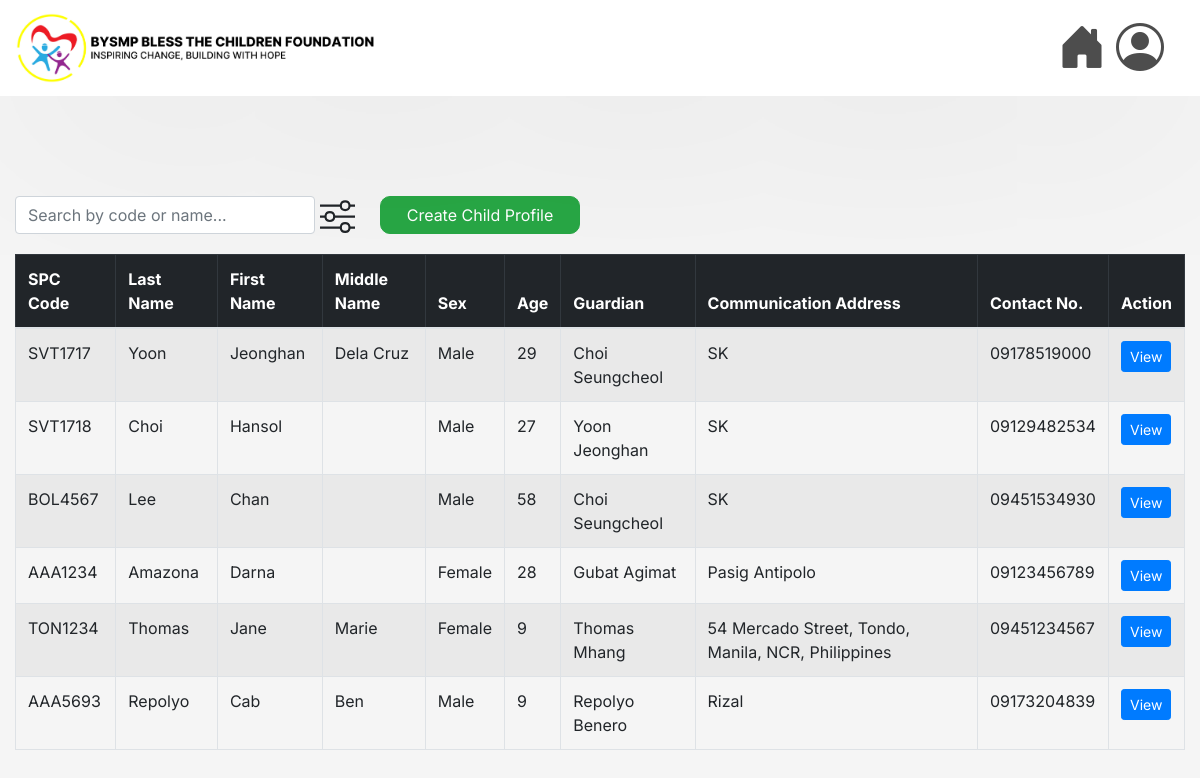
The app's page /, older data.
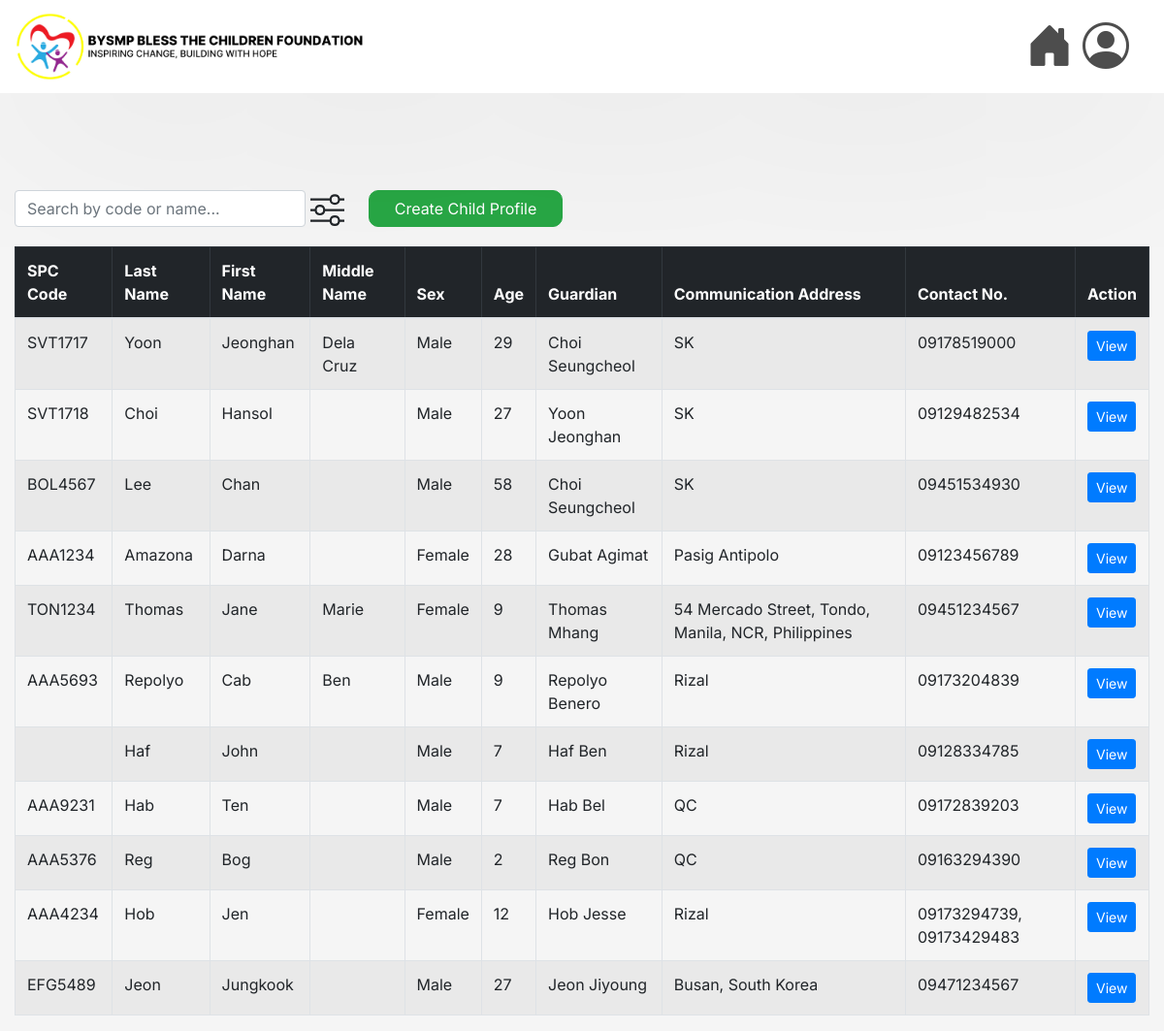
The same page, newer data.
### msys42app/models.py (models this page shows, shortened)
class Child(models.Model):
    code = models.CharField(max_length=7, validators=[RegexValidator(regex=r'^[A-Za-z]{3}\d{4}$')], unique=True, null=False, blank=False)
    lastname = models.CharField(max_length=25, null=False, blank=False)
    firstname = models.CharField(max_length=50, null=False, blank=False)
    middlename = models.CharField(max_length=25, null=True)
    sex = models.CharField(max_length=6, choices=[('Male', 'Male'), ('Female', 'Female')], null=False, blank=False)
    birth = models.DateField(null=False, blank=False)
    blood_group = models.CharField(max_length=3, blank=True, null=True)
    address = models.TextField(max_length=255, null=False, blank=False)
    philhealth_number = models.CharField(max_length=14, validators=[MinLengthValidator(14)], blank=True, null=True)
    fourps_number = models.CharField(max_length=20, blank=True, null=True)
    guardian_lastname = models.CharField(max_length=25, null=False, blank=False)
    guardian_firstname = models.CharField(max_length=50, null=False, blank=False)
    guardian_middlename = models.CharField(max_length=25, null=True, blank=True)
    guardian_relationship = models.CharField(max_length=25, null=False, blank=False)
    guardian_sex = models.CharField(max_length=6, choices=[('Male', 'Male'), ('Female', 'Female')], null=False, blank=False)
    age = models.IntegerField(null=False, blank=False)

class ContactNumber(models.Model):
    child = models.ForeignKey(Child, on_delete=models.CASCADE, related_name="phone_numbers")
    number = models.CharField(max_length=11)

### msys42app/views.py (the view)
# urls.py: 2. Add a URL to urlpatterns:  path('', views.home, name='home')
def home(request):
    query = request.GET.get('q', '')
    if query:
        children = Child.objects.filter(
            Q(code__icontains=query) |
            Q(lastname__icontains=query) |
            Q(firstname__icontains=query) |
            Q(middlename__icontains=query)
        )
    else:
        children = Child.objects.all()
    numbers = ContactNumber.objects.all()
    is_ajax = request.headers.get('X-Requested-With') == 'XMLHttpRequest'
    return render(request, 'msys42app/home.html', {
        'children': children,
        'contacts': numbers,
        'search_query': query,
        'is_ajax': is_ajax
    })

### msys42app/templates/msys42app/home.html (shortened to what this page needs)
{% extends 'msys42app/base.html' %}
{% load static %}
{% block content %}
<div class="container-fluid pt-100 pb-20">
    <div class="d-flex align-items-center">
        <div class="search-container">
            <input type="text" id="searchInput" class="form-control search-input" placeholder="Search by code or name..." value="{{ search_query }}">
        </div>
        <a class="btn btn-success create-btn" href="{% url 'create_child_profile' %}">Create Child Profile</a>
    </div>
</div>
<div class="container-fluid">
    <table class="table table-bordered table-striped text-left">
        <thead class="table-dark">
            <tr>
                <th>SPC Code</th>
                <th>Last Name</th>
                <th>First Name</th>
                <th>Middle Name</th>
                <th>Sex</th>
                <th>Age</th>
                <th>Guardian</th>
                <th>Communication Address</th>
                <th>Contact No.</th>
                <th>Action</th>
            </tr>
        </thead>
        <tbody id="childrenTableBody">
            {% for child in children %}
            <tr>
                <td>{{ child.code }}</td>
                <td>{{ child.lastname }}</td>
                <td>{{ child.firstname }}</td>
                <td>{{ child.middlename }}</td>
                <td>{{ child.sex }}</td>
                <td>{{ child.age }}</td>
                <td>{{ child.guardian_lastname }} {{ child.guardian_firstname }}</td>
                <td>{{ child.address }}</td>
                <td>
                    {% for number in child.phone_numbers.all %}
                        {{ number.number }}{% if not forloop.last %}, {% endif %}
                    {% endfor %}
                </td>
                <td>
                    <a class="btn btn-primary btn-sm" href="{% url 'view_child_profile' pk=child.pk%}">View</a>
                </td>
            </tr>
            {% endfor %}
        </tbody>
    </table>
</div>
{% endblock %}

### msys42app/templates/msys42app/base.html (shortened to what this page needs)
<!doctype html>
{% load static %}
<html lang="en">
  <head>
    <link rel="stylesheet" href="https://cdn.jsdelivr.net/npm/bootstrap@4.0.0/dist/css/bootstrap.min.css">
    <link rel="stylesheet" href="https://cdn.jsdelivr.net/npm/bootstrap-icons/font/bootstrap-icons.css">
    <link rel="stylesheet" href="{% static 'style.css' %}">
  </head>
  <body style="background-color: #f5f5f5; font-family: 'Inter', sans-serif;">
    <nav class="navbar navbar-light bg-white container-fluid d-flex justify-content-between" style="position: sticky;">
      <a class="navbar-brand" href="#">
        <img src="{% static 'logo_with_text.png' %}" height="70" alt="Logo">
      </a>
      <div class="d-flex align-items-center">
        <a href="{% url 'home' %}" id="homeIcon" class="me-3 home-icon nav-icon">
          <i class="bi bi-house-door-fill"></i>
        </a>
        <a href="#" class="me-3 nav-icon" style="margin-left: 10px;margin-right: 20px;">
          <i class="bi bi-person-circle"></i>
        </a>
      </div>
    </nav>
    <div class="container-fluid" style="padding-left: 0; padding-right: 0;">
          {% block content %}
          {% endblock %}
    </div>
  </body>
</html>

### msys42app/static/style.css (style rules this page uses)
body { background-color: #f5f5f5; }
.navbar { background-color: white; box-shadow: 0px 10px 1000px rgba(0, 0, 0, 0.1); position: sticky; }
table { background-color: black; }

### msys42app/templates/msys42app/base.html (style rules this page uses)
.nav-icon { font-size: 3rem; color: #4D4D4D; transition: all 0.3s ease; }
.home-icon { position: relative; }

### msys42app/templates/msys42app/home.html (style rules this page uses)
.pt-100 { padding-top: 100px; }
.pb-20 { padding-bottom: 20px; }
.search-container { position: relative; }
.search-input { width: 300px; }
.slider-icon { height: 35px; cursor: pointer; padding-left: 5px; padding-right: 5px; }
.create-btn { width: 200px; border-radius: 10px; margin-left: 20px; }

Row changes from the older to the newer data that the page shows:
added Child: lastname "Haf", firstname "John", sex "Male", age "7", guardian_lastname "Haf", guardian_firstname "Ben", address "Rizal"
added ContactNumber: number "09128334785", shown under "Haf"
added Child: code "AAA9231", lastname "Hab", firstname "Ten", sex "Male", age "7", guardian_lastname "Hab", guardian_firstname "Bel", address "QC"
added ContactNumber: number "09172839203", shown under "AAA9231"
added Child: code "AAA5376", lastname "Reg", firstname "Bog", sex "Male", age "2", guardian_lastname "Reg", guardian_firstname "Bon", address "QC"
added ContactNumber: number "09163294390", shown under "AAA5376"
added Child: code "AAA4234", lastname "Hob", firstname "Jen", sex "Female", age "12", guardian_lastname "Hob", guardian_firstname "Jesse", address "Rizal"
added ContactNumber: number "09173294739", shown under "AAA4234"
added ContactNumber: number "09173429483", shown under "AAA4234"
added Child: code "EFG5489", lastname "Jeon", firstname "Jungkook", sex "Male", age "27", guardian_lastname "Jeon", guardian_firstname "Jiyoung", address "Busan, South Korea"
added ContactNumber: number "09471234567", shown under "EFG5489"
